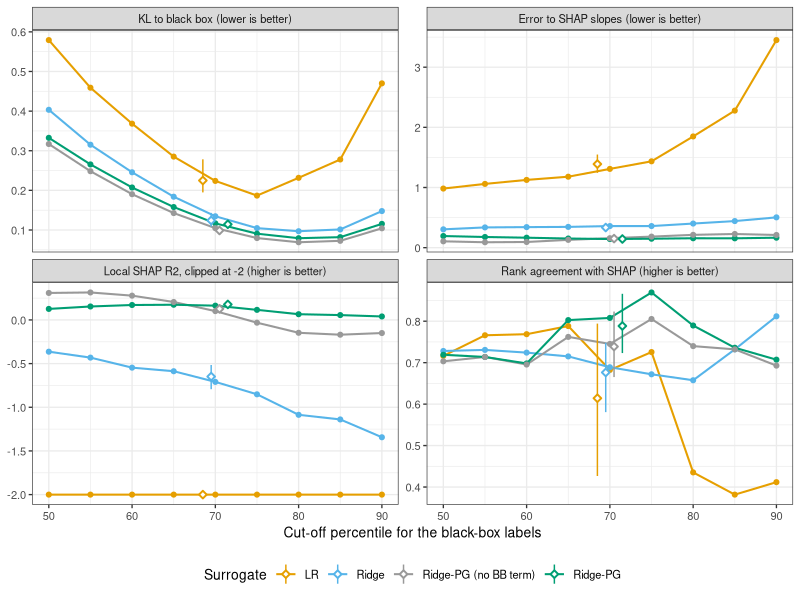
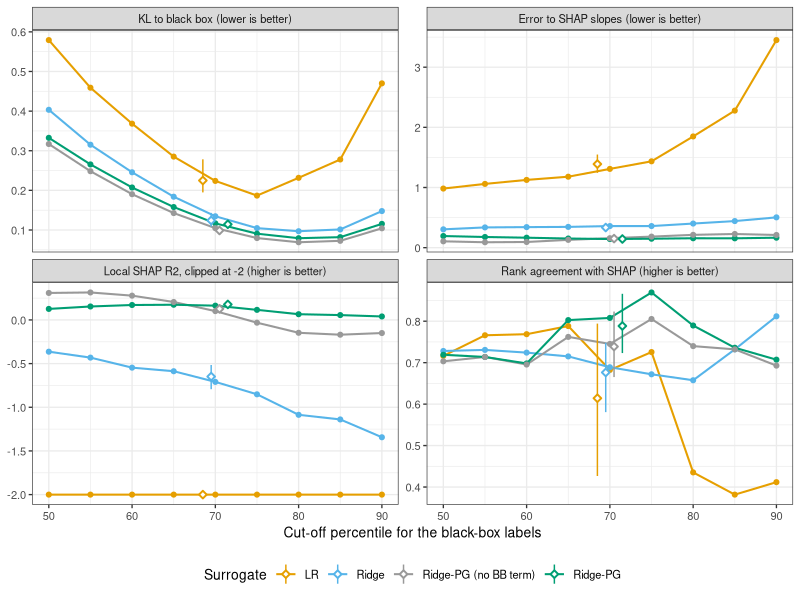

These figures' R source, in order:
#=====================================================================
# Step 4: robustness figure - KL divergence, error to the SHAP slopes, local SHAP R2 and
# importance-rank agreement of each surrogate against the hard-label cut-off (maize, original
# split), with the mean and 95% range over the 30 random splits at the 70th percentile.
# Run from the "PG paper" folder:  Rscript "R code/04_robustness_figure.R"
#=====================================================================
suppressPackageStartupMessages({ library(ggplot2); library(dplyr); library(tidyr) })
r <- read.csv("results/robustness_runs.csv")
r$Surrogate <- factor(r$Surrogate, levels = c("LR", "Ridge", "Ridge-PG (no BB term)", "Ridge-PG"))
labs <- c(KL = "KL to black box (lower is better)", MAE_slope = "Error to SHAP slopes (lower is better)",
          Local_R2 = "Local SHAP R2, clipped at -2 (higher is better)",
          Spearman_imp = "Rank agreement with SHAP (higher is better)")
long <- r %>% mutate(Local_R2 = pmax(Local_R2, -2), Pct = 100 * Cutoff) %>%
  select(Scenario, Pct, Seed, Surrogate, all_of(names(labs))) %>%
  pivot_longer(all_of(names(labs)), names_to = "Metric") %>%
  mutate(Metric = factor(Metric, levels = names(labs), labels = labs))
cut <- filter(long, Scenario == "B: cut-off")
spl <- filter(long, Scenario == "A: splits") %>% group_by(Surrogate, Metric) %>%
  summarise(m = mean(value), lo = quantile(value, 0.025), hi = quantile(value, 0.975), .groups = "drop")
cols <- c(LR = "#E69F00", Ridge = "#56B4E9", "Ridge-PG (no BB term)" = "#999999", "Ridge-PG" = "#009E73")
fig <- ggplot(cut, aes(Pct, value, colour = Surrogate)) +
  geom_line(linewidth = 0.7) + geom_point(size = 1.4) +
  geom_pointrange(data = spl, aes(x = 70 + c(-1.5, -0.5, 0.5, 1.5)[as.integer(Surrogate)], y = m, ymin = lo, ymax = hi),
                  shape = 23, fill = "white", size = 0.35) +
  facet_wrap(~Metric, scales = "free_y", ncol = 2) + scale_colour_manual(values = cols) +
  scale_x_continuous(breaks = seq(50, 90, 10)) +
  labs(x = "Cut-off percentile for the black-box labels", y = NULL) +
  theme_bw(base_size = 10) + theme(legend.position = "bottom")
ggsave("figures/fig_robustness.pdf", fig, width = 8.5, height = 6)
ggsave("figures/fig_robustness.png", fig, width = 8.5, height = 6, dpi = 200)
